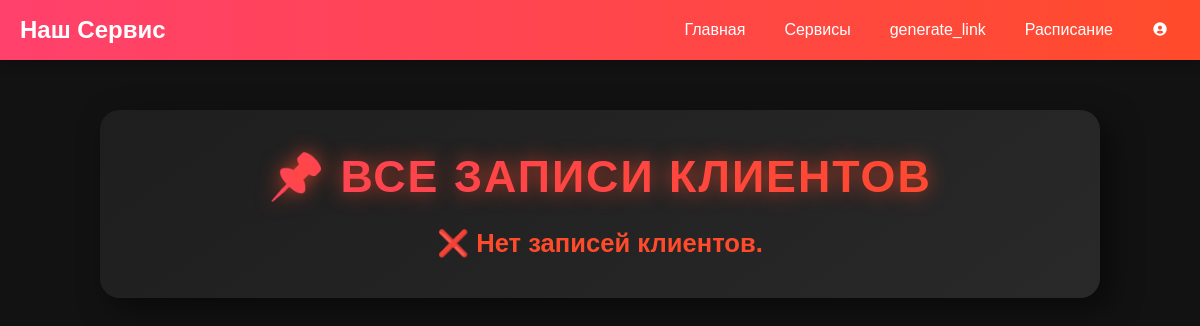
Before: / (signed in) with the older database file.
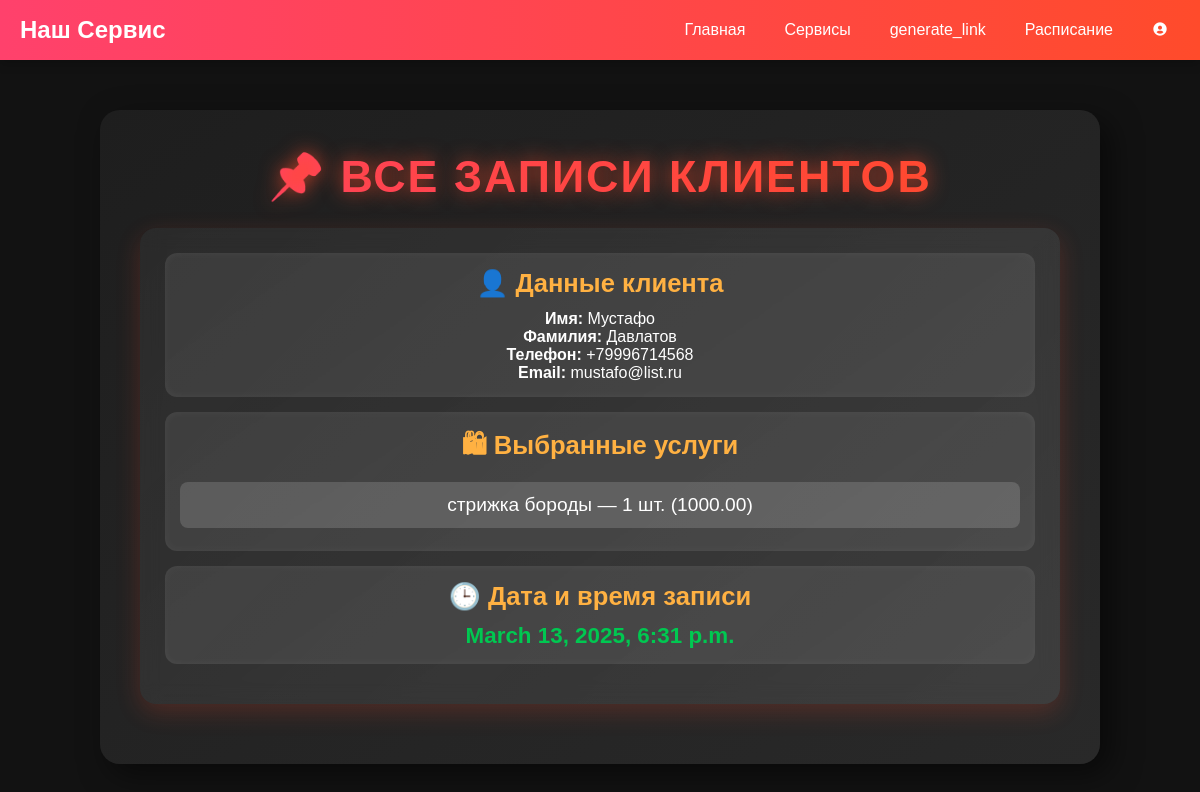
After: the same page with the newer database file.
### client_web/models.py (models this page shows, shortened)
class SuccessModel(models.Model):
    name = models.ForeignKey(UserForm, on_delete=models.CASCADE)  # Клиент, который записался
    basket_history = models.JSONField(default=dict, blank=True)  # Поле для хранения истории корзины
    executor = models.ForeignKey(User, on_delete=models.CASCADE)  # Владелец компании (исполнитель)
    session_key = models.CharField(max_length=40, blank=True, null=True)  # Добавляем session_key
    created_at = models.DateTimeField(auto_now_add=True)  # Дата создания записи
    class Meta:
        verbose_name = "SuccessModel"
        verbose_name_plural = "SuccessModels"

class UserForm(models.Model):
    name = models.CharField("First name", max_length=250, unique=False)
    surname = models.CharField("Surname", max_length=250, unique=False)
    phone = PhoneNumberField("Phone", unique=False)
    email = models.EmailField("Email", unique=False)
    text = models.TextField("Comment", blank=True, null=True)
    select_schedule = models.ForeignKey(WorkSchedule, on_delete=models.CASCADE, blank=True, null=True)
    session_key = models.CharField(max_length=40, blank=True, null=True)  # Добавляем session_key
    class Meta:
        verbose_name = ("UserForm")
        verbose_name_plural = ("UserForms")

### main_page/views.py (the view)
# urls.py: path('', views.MainViews.as_view(), name="main"),
class MainViews(LoginRequiredMixin, ListView):
    model = SuccessModel
    template_name = 'main_page/main.html'
    context_object_name = "records"
    def get_queryset(self):
        return SuccessModel.objects.filter(executor=self.request.user).select_related('name', 'executor')
    def get_context_data(self, **kwargs):
        context = super().get_context_data(**kwargs)
        records = self.get_queryset()
        context["records"] = records
        return context

### main_page/templates/main_page/main.html
{% extends "main_page/base.html" %}
{% load static %}
{% block extra_css %}
    <link rel="stylesheet" href="{% static 'main_page/css/main.css' %}">
{% endblock %}
{% block body %}
{% include "main_page/base.html" %}
    <div class="record-container">
        <h2 class="record-title">📌 Все записи клиентов</h2>
        {% if records %}
            {% for record in records %}
                <div class="record-card">
                    <div class="record-info">
                        <h3>👤 Данные клиента</h3>
                        <p><strong>Имя:</strong> {{ record.name.name }}</p>
                        <p><strong>Фамилия:</strong> {{ record.name.surname }}</p>
                        <p><strong>Телефон:</strong> {{ record.name.phone }}</p>
                        <p><strong>Email:</strong> {{ record.name.email }}</p>
                    </div>
                    <div class="record-services">
                        <h3>🛍 Выбранные услуги</h3>
                        <ul>
                            {% for item in record.basket_history %}
                                <li>{{ item.service }} — {{ item.quantity }} шт. ({{ item.price }})</li>
                            {% empty %}
                                <li>Нет услуг.</li>
                            {% endfor %}
                        </ul>
                    </div>
                    <div class="record-time">
                        <h3>🕒 Дата и время записи</h3>
                        <p>{{ record.created_at }}</p>
                    </div>
                </div>
            {% endfor %}
        {% else %}
            <p class="no-records">❌ Нет записей клиентов.</p>
        {% endif %}
    </div>
{% endblock %}

### main_page/templates/main_page/base.html (shortened to what this page needs)
<!DOCTYPE html>
<html lang="en">
<head>
{% load static %}
{% load humanize %}
    {% block extra_css %}
        <link rel="stylesheet" href="{% static "main_page/css/navbar.css" %}">
        <link href='https://unpkg.com/boxicons@2.1.4/css/boxicons.min.css' rel='stylesheet'>
    {% endblock %}
</head>
{%block body%}
<body>
    <header>
        <nav class="navbar">
            <div class="navbar-logo">
                <a href="#">Наш Сервис</a>
            </div>
            <ul class="navbar-links">
                {% if user.is_authenticated %}
                <li><a href="{%url 'main:main'%}">Главная</a></li>
                <li><a href="{% url 'service:service_list'%}">Сервисы</a></li>
                <li><a href="{%url 'main:generate_link'%}">generate_link</a></li>
                <li><a href="{% url 'service:schedule_list'%}">Расписание</a></li>
                    <li class="dropdown">
                        <a href="#">
                            <i class='bx bxs-user-circle'></i>
                        </a>
                    </li>
                {% else %}
                    <li><a href="{% url 'user:login' %}"><i class='bx bxs-user-circle'></i></a></li>
                {% endif %}
            </ul>
        </nav>
    </header>
</body>
{%endblock%}
</body>
</html>

### main_page/static/main_page/css/main.css (style rules this page uses)
.record-container { max-width: 1000px; margin: 50px auto; padding: 40px; background: linear-gradient(145deg, #1e1e1e, #292929); border-radius: 20px; box-shadow: 10px 10px 30px rgba(0, 0, 0, 0.5); text-align: center; color: white; animation: fadeIn 0.8s ease-in-out; }
.record-title { font-size: 2.8em; font-weight: 800; text-transform: uppercase; letter-spacing: 2px; margin-bottom: 25px; background: linear-gradient(90deg, #ff416c, #ff4b2b); -webkit-background-clip: text; -webkit-text-fill-color: transparent; text-shadow: 0 0 20px rgba(255, 75, 43, 0.7); }
.record-card { background: linear-gradient(135deg, rgba(255, 255, 255, 0.05), rgba(255, 255, 255, 0.1)); padding: 25px; margin-bottom: 20px; border-radius: 16px; box-shadow: 0 8px 25px rgba(255, 75, 43, 0.2); transition: transform 0.3s ease, box-shadow 0.3s ease; animation: slideUp 0.6s ease-in-out; backdrop-filter: blur(10px); }
.record-info, .record-services, .record-time { padding: 15px; margin-bottom: 15px; border-radius: 12px; background: rgba(255, 255, 255, 0.08); box-shadow: inset 0 0 10px rgba(255, 255, 255, 0.05); }
.record-info h3, .record-services h3, .record-time h3 { font-size: 1.6em; font-weight: bold; color: #ffb142; margin-bottom: 12px; }
.record-services ul { list-style: none; padding: 0; }
.record-services li { font-size: 1.2em; background: rgba(255, 255, 255, 0.15); padding: 12px; border-radius: 8px; margin-bottom: 8px; transition: background 0.3s ease; }
.record-time p { font-size: 1.4em; font-weight: bold; color: #00c851; }

### main_page/static/main_page/css/navbar.css (style rules this page uses)
* { margin: 0; padding: 0; box-sizing: border-box; }
body { font-family: 'Poppins', sans-serif; background-color: #121212; color: #fff; padding-top: 60px; }
.navbar { position: fixed; top: 0; left: 0; width: 100%; height: 60px; background: linear-gradient(90deg, #ff416c, #ff4b2b); display: flex; justify-content: space-between; align-items: center; padding: 0 20px; z-index: 9999; box-shadow: 0 4px 10px rgba(0, 0, 0, 0.2); }
.navbar-logo a { font-size: 1.5em; font-weight: 600; color: #fff; text-decoration: none; transition: 0.3s; }
.navbar-links { list-style: none; display: flex; gap: 15px; }
.navbar-links li { display: inline-block; }
.navbar-links a { color: #fff; text-decoration: none; font-size: 1em; font-weight: 500; transition: 0.3s; padding: 8px 12px; border-radius: 5px; }
.dropdown { position: relative; display: inline-block; }

Changed rows visible on the page:
added SuccessModel: name.name "Мустафо", name.surname "Давлатов", name.phone "+79996714568", name.email "mustafo@list.ru", service "стрижка бороды", quantity "1", price "1000.00", created_at "March 13, 2025, 6:31 p.m."
Other visible differences:
text no longer shown: "❌ Нет записей клиентов."
